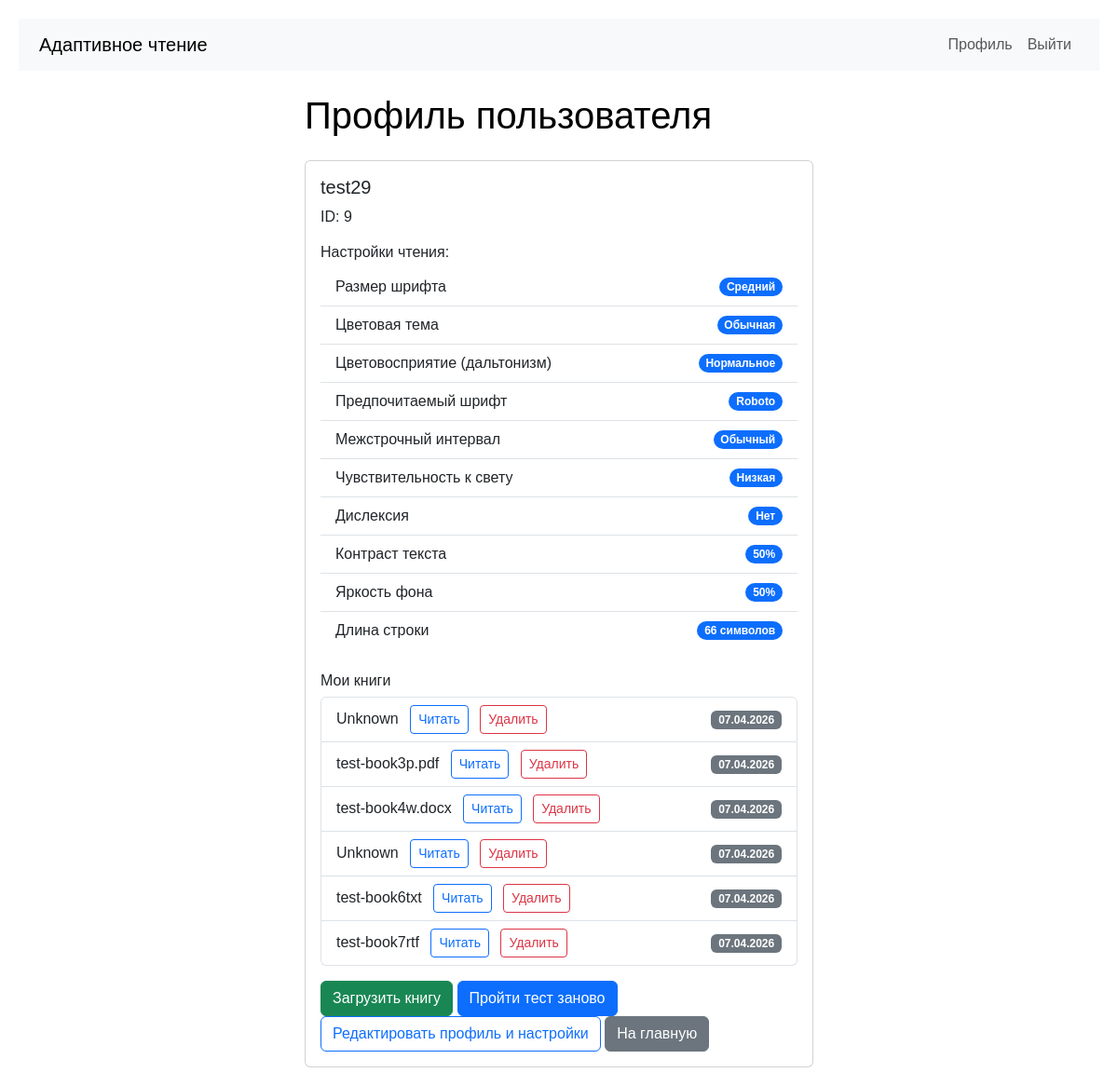
/profile/9 (signed in), run on the app's committed database.
### app.py (models this page shows, shortened)
class User(db.Model):
    id = db.Column(db.Integer, primary_key=True)
    username = db.Column(db.String(80), unique=True, nullable=False, default='user1')
    password_hash = db.Column(db.String(200))
    contrast = db.Column(db.String(20))       # 'high', 'medium', 'low'
    color_vision = db.Column(db.String(20))   # 'normal', 'deutan', 'protan', 'tritan'
    font_pref = db.Column(db.String(20))      # 'small', 'medium', 'large'
    theme_pref = db.Column(db.String(20))     # 'light', 'dark', 'sepia', 'high_contrast'
    line_height = db.Column(db.String(20), default='normal')      # 'normal' или 'large'
    color_blindness_type = db.Column(db.String(20), default='none')   # 'none', 'protanopia', 'deuteranopia', 'tritanopia'
    has_dyslexia = db.Column(db.Boolean, default=False)
    light_sensitivity_level = db.Column(db.String(20), default='low')   # 'low', 'medium', 'high'
    preferred_font = db.Column(db.String(50), default='Roboto')
    contrast_sensitivity = db.Column(db.Integer, default=50)
    brightness_preference = db.Column(db.Integer, default=50)
    preferred_line_width_ch = db.Column(db.Integer, default=66)
    created_at = db.Column(db.DateTime, default=datetime.utcnow)

class Book(db.Model):
    id = db.Column(db.Integer, primary_key=True)
    user_id = db.Column(db.Integer, db.ForeignKey('user.id'), nullable=False)
    filename = db.Column(db.String(200), nullable=False)
    file_path = db.Column(db.String(300), nullable=False)
    extracted_html_path = db.Column(db.String(300))  # путь к сгенерированному HTML
    title = db.Column(db.String(200))  # будет извлечено из метаданных
    uploaded_at = db.Column(db.DateTime, default=datetime.utcnow)
    user = db.relationship('User', backref=db.backref('books', lazy=True))

### app.py (the view)
@app.route('/profile/<int:user_id>')
def profile(user_id):
    if 'user_id' not in session:
        return redirect(url_for('login'))
    if session['user_id'] != user_id:
        return "Доступ запрещён", 403
    user = User.query.get_or_404(user_id)
    return render_template('profile.html', user=user)

### app.py (called while the page is built)
@app.context_processor
def inject_user():
    return dict(session=session)

### templates/profile.html
{% extends "base.html" %}
{% block content %}
<div class="row">
    <div class="col-md-6 offset-md-3">
        <h1 class="mb-4">Профиль пользователя</h1>
        <div class="card">
            <div class="card-body">
                <h5 class="card-title">{{ user.username }}</h5>
                <p class="card-text">ID: {{ user.id }}</p>
                <h6 class="mt-3">Настройки чтения:</h6>
                <ul class="list-group list-group-flush">
                    <li class="list-group-item d-flex justify-content-between align-items-center">
                        Размер шрифта
                        <span class="badge bg-primary rounded-pill">
                            {% if user.font_pref == 'small' %}Мелкий
                            {% elif user.font_pref == 'medium' %}Средний
                            {% elif user.font_pref == 'large' %}Крупный
                            {% else %}Не указан{% endif %}
                        </span>
                    </li>
                    <li class="list-group-item d-flex justify-content-between align-items-center">
                        Цветовая тема
                        <span class="badge bg-primary rounded-pill">
                            {% if user.theme_pref == 'normal' %}Обычная
                            {% elif user.theme_pref == 'high' %}Высокий контраст
                            {% elif user.theme_pref == 'dark' %}Тёмная
                            {% elif user.theme_pref == 'sepia' %}Сепия
                            {% else %}Не указана{% endif %}
                        </span>
                    </li>
                    <li class="list-group-item d-flex justify-content-between align-items-center">
                        Цветовосприятие (дальтонизм)
                        <span class="badge bg-primary rounded-pill">
                            {% if user.color_vision == 'normal' %}Нормальное
                            {% elif user.color_vision == 'deutan' %}Дейтеранопия
                            {% elif user.color_vision == 'protan' %}Протанопия
                            {% elif user.color_vision == 'tritan' %}Тританопия
                            {% else %}Не указано{% endif %}
                        </span>
                    </li>
                    <li class="list-group-item d-flex justify-content-between align-items-center">
                        Предпочитаемый шрифт
                        <span class="badge bg-primary rounded-pill">{{ user.preferred_font or 'Roboto' }}</span>
                    </li>
                    <li class="list-group-item d-flex justify-content-between align-items-center">
                        Межстрочный интервал
                        <span class="badge bg-primary rounded-pill">
                            {% if user.line_height == 'large' %}Увеличенный
                            {% else %}Обычный{% endif %}
                        </span>
                    </li>
                    <li class="list-group-item d-flex justify-content-between align-items-center">
                        Чувствительность к свету
                        <span class="badge bg-primary rounded-pill">
                            {% if user.light_sensitivity_level == 'low' %}Низкая
                            {% elif user.light_sensitivity_level == 'medium' %}Средняя
                            {% elif user.light_sensitivity_level == 'high' %}Высокая
                            {% else %}Не указана{% endif %}
                        </span>
                    </li>
                    <li class="list-group-item d-flex justify-content-between align-items-center">
                        Дислексия
                        <span class="badge bg-primary rounded-pill">{{ 'Да' if user.has_dyslexia else 'Нет' }}</span>
                    </li>
                    <li class="list-group-item d-flex justify-content-between align-items-center">
                        Контраст текста
                        <span class="badge bg-primary rounded-pill">{{ user.contrast_sensitivity or 50 }}%</span>
                    </li>
                    <li class="list-group-item d-flex justify-content-between align-items-center">
                        Яркость фона
                        <span class="badge bg-primary rounded-pill">{{ user.brightness_preference or 50 }}%</span>
                    </li>
                    <li class="list-group-item d-flex justify-content-between align-items-center">
                        Длина строки
                        <span class="badge bg-primary rounded-pill">{{ user.preferred_line_width_ch or 66 }} символов</span>
                    </li>
                </ul>
                <h6 class="mt-4">Мои книги</h6>
                {% if user.books %}
                <ul class="list-group">
                    {% for book in user.books %}
                    <li class="list-group-item d-flex justify-content-between align-items-center">
                        <div>
                            {{ book.title }}
                            {% if book.extracted_html_path %}
                                <a href="/read/{{ book.id }}" class="btn btn-sm btn-outline-primary ms-2">Читать</a>
                            {% else %}
                                <span class="badge bg-warning text-dark ms-2">HTML не готов</span>
                            {% endif %}
                            <form action="{{ url_for('delete_book', book_id=book.id) }}" method="POST" style="display: inline;" onsubmit="return confirm('Удалить книгу? Это действие нельзя отменить.');">
                                <button type="submit" class="btn btn-sm btn-outline-danger ms-2">Удалить</button>
                            </form>
                        </div>
                        <span class="badge bg-secondary">{{ book.uploaded_at.strftime('%d.%m.%Y') }}</span>
                    </li>
                    {% endfor %}
                </ul>
                {% else %}
                <p>У вас пока нет загруженных книг.</p>
                {% endif %}
                <div class="mt-3">
                    <a href="/upload/{{ user.id }}" class="btn btn-success">Загрузить книгу</a>
                    <a href="/test" class="btn btn-primary">Пройти тест заново</a>
                    <a href="{{ url_for('edit_profile') }}" class="btn btn-outline-primary">Редактировать профиль и настройки</a>
                    <a href="/" class="btn btn-secondary">На главную</a>
                </div>
            </div>
        </div>
    </div>
</div>
{% endblock %}

### templates/base.html (shortened to what this page needs)
<!doctype html>
<html lang="ru">
<head>
    <link href="https://cdn.jsdelivr.net/npm/bootstrap@5.3.0/dist/css/bootstrap.min.css" rel="stylesheet">
    <link rel="stylesheet" href="{{ url_for('static', filename='css/reader.css') }}">
</head>
<body {% block body_attributes %}{% endblock %}>
    <nav class="navbar navbar-expand-lg bg-light mb-4">
        <div class="container">
            <a class="navbar-brand" href="/">Адаптивное чтение</a>
            <div class="collapse navbar-collapse">
                <ul class="navbar-nav ms-auto">
                    {% if session.user_id %}
                        <li class="nav-item">
                            <a class="nav-link" href="/profile/{{ session.user_id }}">Профиль</a>
                        </li>
                        <li class="nav-item">
                            <a class="nav-link" href="/logout">Выйти</a>
                        </li>
                    {% endif %}
                </ul>
            </div>
        </div>
    </nav>
    <div class="container mt-4">
        {% block content %}{% endblock %}
    </div>
</body>
</html>

### static/css/reader.css (style rules this page uses)
body { font-family: Arial, sans-serif; font-size: 16px; line-height: 1.5; color: #000; background-color: #fff; transition: all 0.2s ease; padding: 20px; position: relative; z-index: 0; }
body::before { content: ''; position: fixed; top: 0; left: 0; width: 100%; height: 100%; background-color: rgba(0, 0, 0, var(--bg-darkness, 0)); pointer-events: none; z-index: -1; }

### data on the page
User: username "test29", id "9", preferred_font "Roboto", has_dyslexia "Нет", contrast_sensitivity "50", brightness_preference "50", preferred_line_width_ch "66"
Book: title "Unknown", uploaded_at "07.04.2026"
Book: title "test-book3p.pdf", uploaded_at "07.04.2026"
Book: title "test-book4w.docx", uploaded_at "07.04.2026"
Book: title "Unknown", uploaded_at "07.04.2026"
Book: title "test-book6txt", uploaded_at "07.04.2026"
Book: title "test-book7rtf", uploaded_at "07.04.2026"
